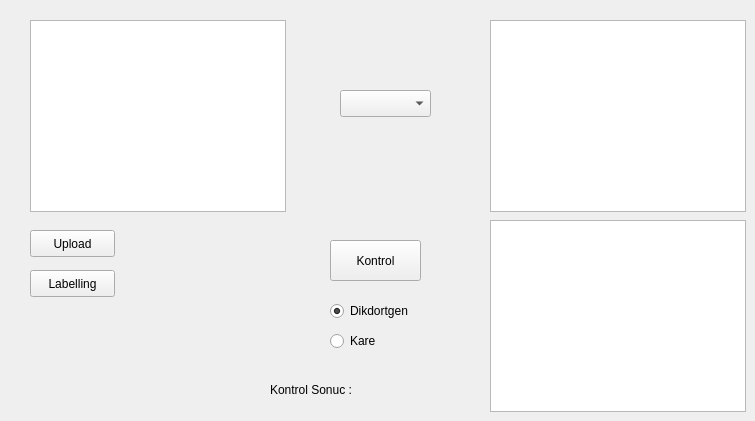
   <widget class="QWidget" name="tab_3">
    <attribute name="title">
     <string> Labelling</string>
    </attribute>
    <attribute name="toolTip">
     <string>&lt;html&gt;&lt;head/&gt;&lt;body&gt;&lt;p&gt;a) bu sekil karedir veya degildir! Tespiti&lt;/p&gt;&lt;p&gt;b) kare mi dikdortgen mi kod ile fonksiyon yazma&lt;/p&gt;&lt;/body&gt;&lt;/html&gt;</string>
    </attribute>
    <widget class="QGraphicsView" name="uploadGV_labelling">
     <property name="geometry">
      <rect>
       <x>30</x>
       <y>20</y>
       <width>256</width>
       <height>192</height>
      </rect>
     </property>
     <property name="frameShape">
      <enum>QFrame::StyledPanel</enum>
     </property>
     <property name="frameShadow">
      <enum>QFrame::Sunken</enum>
     </property>
    </widget>
    <widget class="QPushButton" name="upload_btn_labelling">
     <property name="geometry">
      <rect>
       <x>30</x>
       <y>230</y>
       <width>85</width>
       <height>27</height>
      </rect>
     </property>
     <property name="text">
      <string>Upload</string>
     </property>
    </widget>
    <widget class="QComboBox" name="comboBox_labelling">
     <property name="geometry">
      <rect>
       <x>340</x>
       <y>90</y>
       <width>91</width>
       <height>27</height>
      </rect>
     </property>
    </widget>
    <widget class="QGraphicsView" name="operationGV_labelling">
     <property name="geometry">
      <rect>
       <x>490</x>
       <y>20</y>
       <width>256</width>
       <height>192</height>
      </rect>
     </property>
     <property name="frameShape">
      <enum>QFrame::StyledPanel</enum>
     </property>
     <property name="frameShadow">
      <enum>QFrame::Sunken</enum>
     </property>
    </widget>
    <widget class="QPushButton" name="labelling_btn">
     <property name="geometry">
      <rect>
       <x>30</x>
       <y>270</y>
       <width>85</width>
       <height>27</height>
      </rect>
     </property>
     <property name="text">
      <string>Labelling</string>
     </property>
    </widget>
    <widget class="QPushButton" name="kontrol_btn">
     <property name="geometry">
      <rect>
       <x>330</x>
       <y>240</y>
       <width>91</width>
       <height>41</height>
      </rect>
     </property>
     <property name="text">
      <string>Kontrol</string>
     </property>
    </widget>
    <widget class="QRadioButton" name="rbt_dikdort">
     <property name="geometry">
      <rect>
       <x>330</x>
       <y>300</y>
       <width>102</width>
       <height>22</height>
      </rect>
     </property>
     <property name="text">
      <string>Dikdortgen</string>
     </property>
     <property name="checked">
      <bool>true</bool>
     </property>
    </widget>
    <widget class="QRadioButton" name="rbt_kare">
     <property name="geometry">
      <rect>
       <x>330</x>
       <y>330</y>
       <width>102</width>
       <height>22</height>
      </rect>
     </property>
     <property name="text">
      <string>Kare</string>
     </property>
    </widget>
    <widget class="QLabel" name="kontrol_lbl">
     <property name="geometry">
      <rect>
       <x>270</x>
       <y>380</y>
       <width>181</width>
       <height>20</height>
      </rect>
     </property>
     <property name="text">
      <string>Kontrol Sonuc :</string>
     </property>
    </widget>
    <widget class="QGraphicsView" name="operationGV_labelling_match">
     <property name="geometry">
      <rect>
       <x>490</x>
       <y>220</y>
       <width>256</width>
       <height>192</height>
      </rect>
     </property>
     <property name="frameShape">
      <enum>QFrame::StyledPanel</enum>
     </property>
     <property name="frameShadow">
      <enum>QFrame::Sunken</enum>
     </property>
    </widget>
   </widget>
